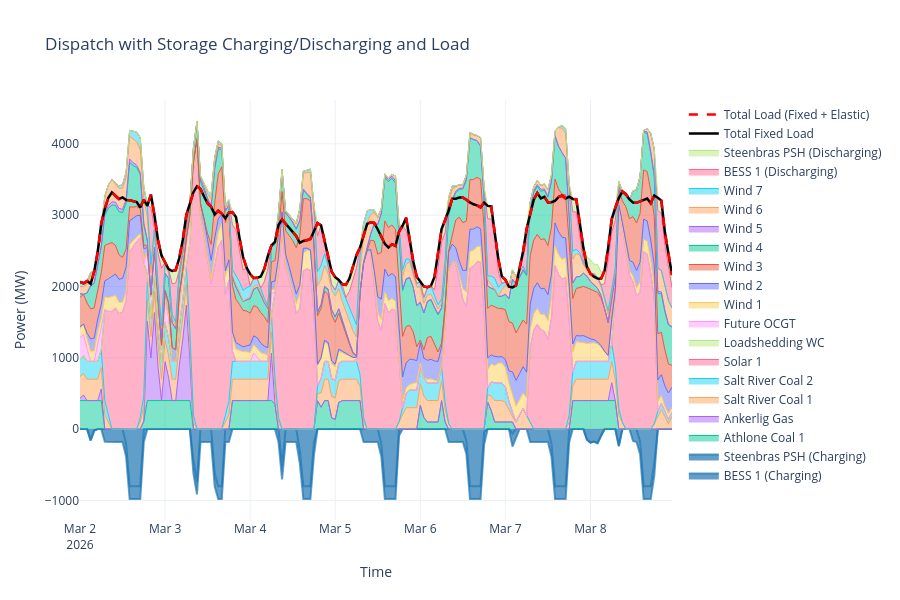

Source (notebook cell):
### Markdown cell above
### Dispatch results

### Code cell
plot_dispatch_plotly(n_DA,aggregate_data=False)

### Figure 1 — Plotly figure (JSON) as saved in the notebook; plotly's stock layout.template omitted (floating-point values rounded to 4 significant figures; data arrays with more than 128 entries replaced by an {"elided": "..."} marker saying what was removed)
{"data": [{"fillcolor": "rgba(31, 119, 180, 0.7)", "line": {"color": "rgba(31, 119, 180, 0.7)"}, "mode": "lines", "name": "BESS 1 (Charging)", "stackgroup": "charging", "type": "scatter", "x": {"elided": "168 str values"}, "y": {"elided": "168 float values"}}, {"fillcolor": "rgba(31, 119, 180, 0.7)", "line": {"color": "rgba(31, 119, 180, 0.7)"}, "mode": "lines", "name": "Steenbras PSH (Charging)", "stackgroup": "charging", "type": "scatter", "x": {"elided": "168 str values"}, "y": {"elided": "168 float values"}}, {"line": {"width": 1}, "mode": "lines", "name": "Athlone Coal 1", "stackgroup": "generation", "type": "scatter", "x": {"elided": "168 str values"}, "y": {"elided": "168 float values"}}, {"line": {"width": 1}, "mode": "lines", "name": "Ankerlig Gas", "stackgroup": "generation", "type": "scatter", "x": {"elided": "168 str values"}, "y": {"elided": "168 float values"}}, {"line": {"width": 1}, "mode": "lines", "name": "Salt River Coal 1", "stackgroup": "generation", "type": "scatter", "x": {"elided": "168 str values"}, "y": {"elided": "168 float values"}}, {"line": {"width": 1}, "mode": "lines", "name": "Salt River Coal 2", "stackgroup": "generation", "type": "scatter", "x": {"elided": "168 str values"}, "y": {"elided": "168 float values"}}, {"line": {"width": 1}, "mode": "lines", "name": "Solar 1", "stackgroup": "generation", "type": "scatter", "x": {"elided": "168 str values"}, "y": {"elided": "168 float values"}}, {"line": {"width": 1}, "mode": "lines", "name": "Loadshedding WC", "stackgroup": "generation", "type": "scatter", "x": {"elided": "168 str values"}, "y": {"elided": "168 float values"}}, {"line": {"width": 1}, "mode": "lines", "name": "Future OCGT", "stackgroup": "generation", "type": "scatter", "x": {"elided": "168 str values"}, "y": {"elided": "168 float values"}}, {"line": {"width": 1}, "mode": "lines", "name": "Wind 1", "stackgroup": "generation", "type": "scatter", "x": {"elided": "168 str values"}, "y": {"elided": "168 float values"}}, {"line": {"width": 1}, "mode": "lines", "name": "Wind 2", "stackgroup": "generation", "type": "scatter", "x": {"elided": "168 str values"}, "y": {"elided": "168 float values"}}, {"line": {"width": 1}, "mode": "lines", "name": "Wind 3", "stackgroup": "generation", "type": "scatter", "x": {"elided": "168 str values"}, "y": {"elided": "168 float values"}}, {"line": {"width": 1}, "mode": "lines", "name": "Wind 4", "stackgroup": "generation", "type": "scatter", "x": {"elided": "168 str values"}, "y": {"elided": "168 float values"}}, {"line": {"width": 1}, "mode": "lines", "name": "Wind 5", "stackgroup": "generation", "type": "scatter", "x": {"elided": "168 str values"}, "y": {"elided": "168 float values"}}, {"line": {"width": 1}, "mode": "lines", "name": "Wind 6", "stackgroup": "generation", "type": "scatter", "x": {"elided": "168 str values"}, "y": {"elided": "168 float values"}}, {"line": {"width": 1}, "mode": "lines", "name": "Wind 7", "stackgroup": "generation", "type": "scatter", "x": {"elided": "168 str values"}, "y": {"elided": "168 float values"}}, {"line": {"width": 1}, "mode": "lines", "name": "BESS 1 (Discharging)", "stackgroup": "generation", "type": "scatter", "x": {"elided": "168 str values"}, "y": {"elided": "168 float values"}}, {"line": {"width": 1}, "mode": "lines", "name": "Steenbras PSH (Discharging)", "stackgroup": "generation", "type": "scatter", "x": {"elided": "168 str values"}, "y": {"elided": "168 float values"}}, {"line": {"color": "black", "width": 2.5}, "mode": "lines", "name": "Total Fixed Load", "type": "scatter", "x": {"elided": "168 str values"}, "y": {"elided": "168 float values"}, "yaxis": "y"}, {"line": {"color": "red", "dash": "dash", "width": 2.5}, "mode": "lines", "name": "Total Load (Fixed + Elastic)", "type": "scatter", "x": {"elided": "168 str values"}, "y": {"elided": "168 float values"}, "yaxis": "y"}], "layout": {"height": 600, "hovermode": "x unified", "title": {"text": "Dispatch with Storage Charging/Discharging and Load"}, "xaxis": {"title": {"text": "Time"}}, "yaxis": {"title": {"text": "Power (MW)"}}}}
